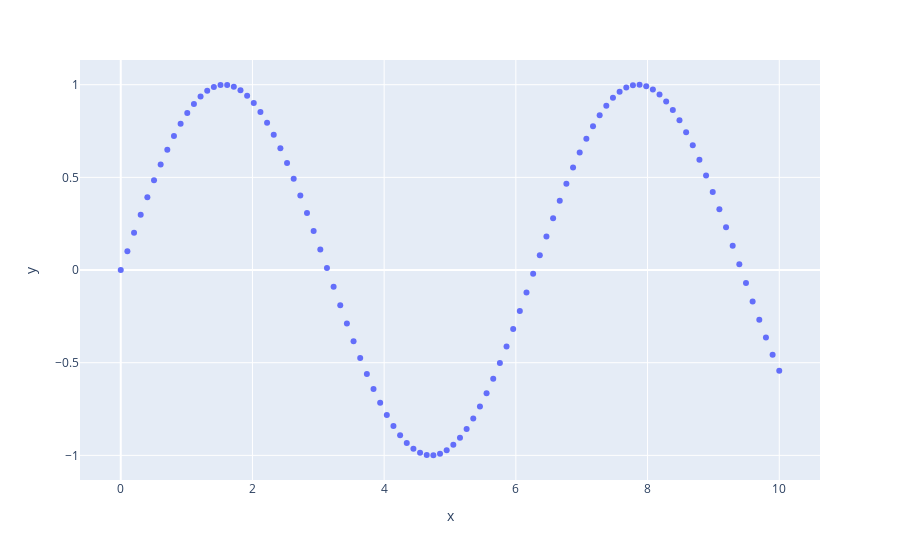

Source (notebook cell):
### Markdown cell above
## Установка Plotly
Установка Plotly достаточно сложная (не в одну строчку)
Приведем тут, что говорит нам [документация](https://plot.ly/python/getting-started/)

1. `conda install plotly` (может возникать проблема No module named 'plotly', тогда пропишите pip install plotly)

2. Дальше если вы работаете
 через Jupter:

`conda install notebook ipywidgets`

через Jupterlab: 
```
conda install jupyterlab
conda install ipywidgets
```

Если через VS code ничего не надо

Проверим, что все работает:

### Code cell
import plotly.express as px
fig = px.scatter(x=x, y=y)
fig.show()
